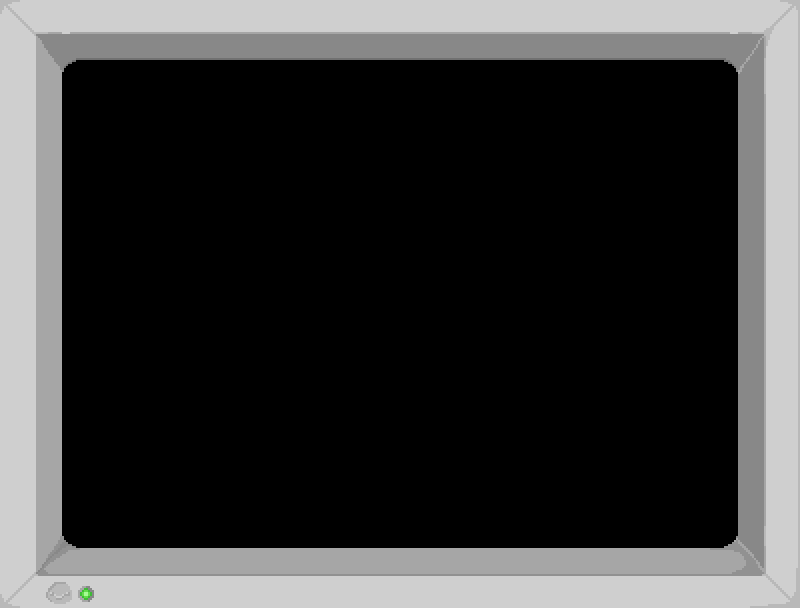

Tiled map render using the project's own tile images. Description and the whole map definition, tile-layer contents included, below:
An orthogonal 25x19 tile map with 32x32 px tiles, 1 tile layer (Tile Layer 1).

<map version="1.2" tiledversion="1.2.4" orientation="orthogonal" renderorder="right-down" width="25" height="19" tilewidth="32" tileheight="32" infinite="0" nextlayerid="2" nextobjectid="1">
 <tileset firstgid="1" source="Frame.tsx" />
 <layer id="1" name="Tile Layer 1" width="25" height="19">
  <data encoding="csv">
1,2,3,4,4,4,4,4,4,4,4,4,4,4,4,4,4,4,4,4,4,4,5,6,7,
16,17,18,19,19,19,19,19,19,19,19,19,19,19,19,19,19,19,19,19,19,19,20,21,22,
31,32,33,34,34,34,34,34,34,34,34,34,34,34,34,34,34,34,34,34,34,34,35,36,37,
46,47,48,0,0,0,0,0,0,0,0,0,0,0,0,0,0,0,0,0,0,0,50,51,52,
46,47,48,0,0,0,0,0,0,0,0,0,0,0,0,0,0,0,0,0,0,0,50,51,52,
46,47,48,0,0,0,0,0,0,0,0,0,0,0,0,0,0,0,0,0,0,0,50,51,52,
46,47,48,0,0,0,0,0,0,0,0,0,0,0,0,0,0,0,0,0,0,0,50,51,52,
46,47,48,0,0,0,0,0,0,0,0,0,0,0,0,0,0,0,0,0,0,0,50,51,52,
46,47,48,0,0,0,0,0,0,0,0,0,0,0,0,0,0,0,0,0,0,0,50,51,52,
46,47,48,0,0,0,0,0,0,0,0,0,0,0,0,0,0,0,0,0,0,0,50,51,52,
46,47,48,0,0,0,0,0,0,0,0,0,0,0,0,0,0,0,0,0,0,0,50,51,52,
46,47,48,0,0,0,0,0,0,0,0,0,0,0,0,0,0,0,0,0,0,0,50,51,52,
46,47,48,0,0,0,0,0,0,0,0,0,0,0,0,0,0,0,0,0,0,0,50,51,52,
46,47,48,0,0,0,0,0,0,0,0,0,0,0,0,0,0,0,0,0,0,0,50,51,52,
46,47,48,0,0,0,0,0,0,0,0,0,0,0,0,0,0,0,0,0,0,0,50,51,52,
46,47,48,0,0,0,0,0,0,0,0,0,0,0,0,0,0,0,0,0,0,0,50,51,52,
61,62,63,64,64,64,64,64,64,64,64,64,64,64,64,64,64,64,64,64,64,64,65,66,67,
76,77,78,79,79,79,79,79,79,79,79,79,79,79,79,79,79,79,79,79,79,79,80,81,82,
91,92,93,94,94,94,94,94,94,94,94,94,94,94,94,94,94,94,94,94,94,94,95,96,97
</data>
 </layer>
</map>